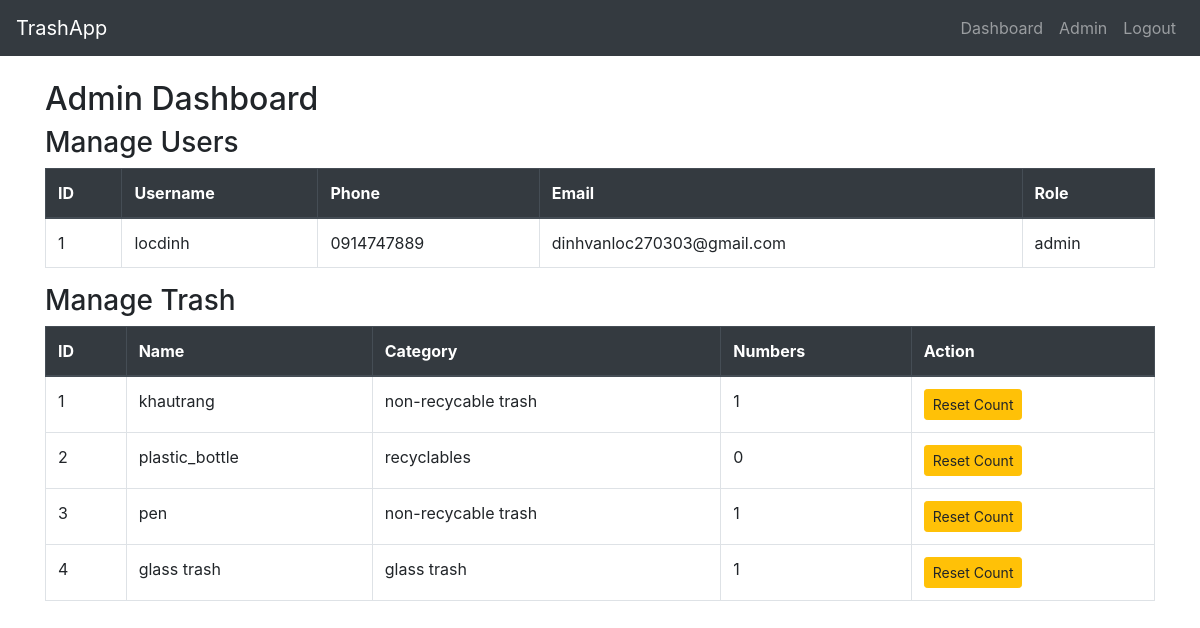
The page /admin (signed in) on the database its author committed.
### app.py (models this page shows, shortened)
class User(db.Model):
    id = db.Column(db.Integer, primary_key=True)
    username = db.Column(db.String(80), unique=True, nullable=False)
    phone = db.Column(db.String(20), unique=True, nullable=False)
    email = db.Column(db.String(120), unique=True, nullable=False)
    role = db.Column(db.String(10), nullable=False, default='user')
    password = db.Column(db.String(200), nullable=False)

class Trash(db.Model):
    id = db.Column(db.Integer, primary_key=True)
    name = db.Column(db.String(80), nullable=False)
    category = db.Column(db.String(80), nullable=False)
    numbers = db.Column(db.Integer, default = 0)

### app.py (the view)
@app.route('/admin')
def admin_dashboard():
    if not session.get("username") or session['role'] != 'admin':
        flash("You need to login as admin first", "danger")
        return redirect(url_for('login'))
    users = User.query.all()
    trash = Trash.query.all()
    return render_template('admin_dashboard.html', users=users, trash=trash)

### templates/admin_dashboard.html (shortened to what this page needs)
{% extends "base.html" %}
{% block content %}
<h2>Admin Dashboard</h2>
<h3>Manage Users</h3>
<table class="table table-bordered">
  <thead class="thead-dark">
    <tr>
      <th>ID</th>
      <th>Username</th>
      <th>Phone</th>
      <th>Email</th>
      <th>Role</th>
    </tr>
  </thead>
  <tbody>
    {% for user in users %}
    <tr>
      <td>{{ user.id }}</td>
      <td>{{ user.username }}</td>
      <td>{{ user.phone }}</td>
      <td>{{ user.email }}</td>
      <td>{{ user.role }}</td>
    </tr>
    {% endfor %}
  </tbody>
</table>
<h3>Manage Trash</h3>
<table class="table table-bordered">
  <thead class="thead-dark">
    <tr>
      <th>ID</th>
      <th>Name</th>
      <th>Category</th>
      <th>Numbers</th>
      <th>Action</th>
    </tr>
  </thead>
  <tbody>
    {% for trash_item in trash %}
    <tr>
      <td>{{ trash_item.id }}</td>
      <td>{{ trash_item.name }}</td>
      <td>{{ trash_item.category }}</td>
      <td>{{ trash_item.numbers }}</td>
      <td>
        <form method="POST" action="{{ url_for('reset_trash', trash_id=trash_item.id) }}">
          <button type="submit" class="btn btn-warning btn-sm">Reset Count</button>
        </form>
      </td>
    </tr>
    {% endfor %}
  </tbody>
</table>
{% endblock %}

### templates/base.html (shortened to what this page needs)
<!doctype html>
<html lang="en">
<head>
  <link href="https://stackpath.bootstrapcdn.com/bootstrap/4.5.2/css/bootstrap.min.css" rel="stylesheet">
</head>
<body>
  <nav class="navbar navbar-expand-lg navbar-dark bg-dark">
    <a class="navbar-brand" href="{{ url_for('index') }}">TrashApp</a>
    <div class="collapse navbar-collapse" id="navbarNav">
       <ul class="navbar-nav ml-auto">
         {% if session.get("username") %}
           <li class="nav-item">
             <a class="nav-link" href="{{ url_for('dashboard') }}">Dashboard</a>
           </li>
           {% if session.get("role") == 'admin' %}
           <li class="nav-item">
             <a class="nav-link" href="{{ url_for('admin_dashboard') }}">Admin</a>
           </li>
           {% endif %}
           <li class="nav-item">
             <a class="nav-link" href="{{ url_for('logout') }}">Logout</a>
           </li>
         {% endif %}
       </ul>
    </div>
  </nav>
  <div class="container mt-4">
    {% block content %}{% endblock %}
  </div>
</body>
</html>

### rows shown on the page
User: id "1", username "locdinh", phone "0914747889", email "dinhvanloc270303@gmail.com", role "admin"
Trash: id "1", name "khautrang", category "non-recycable trash", numbers "1"
Trash: id "2", name "plastic_bottle", category "recyclables", numbers "0"
Trash: id "3", name "pen", category "non-recycable trash", numbers "1"
Trash: id "4", name "glass trash", category "glass trash", numbers "1"
